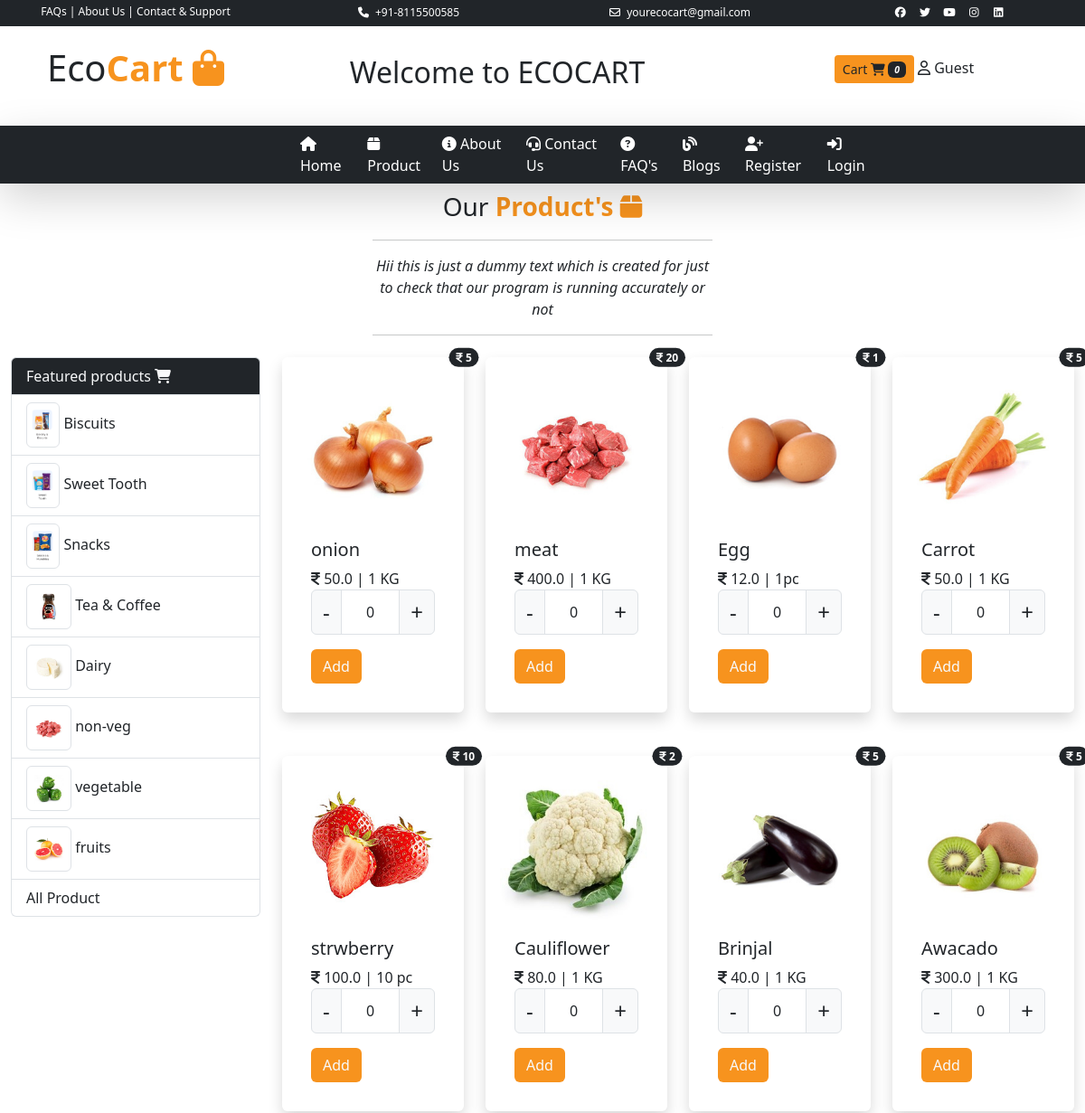
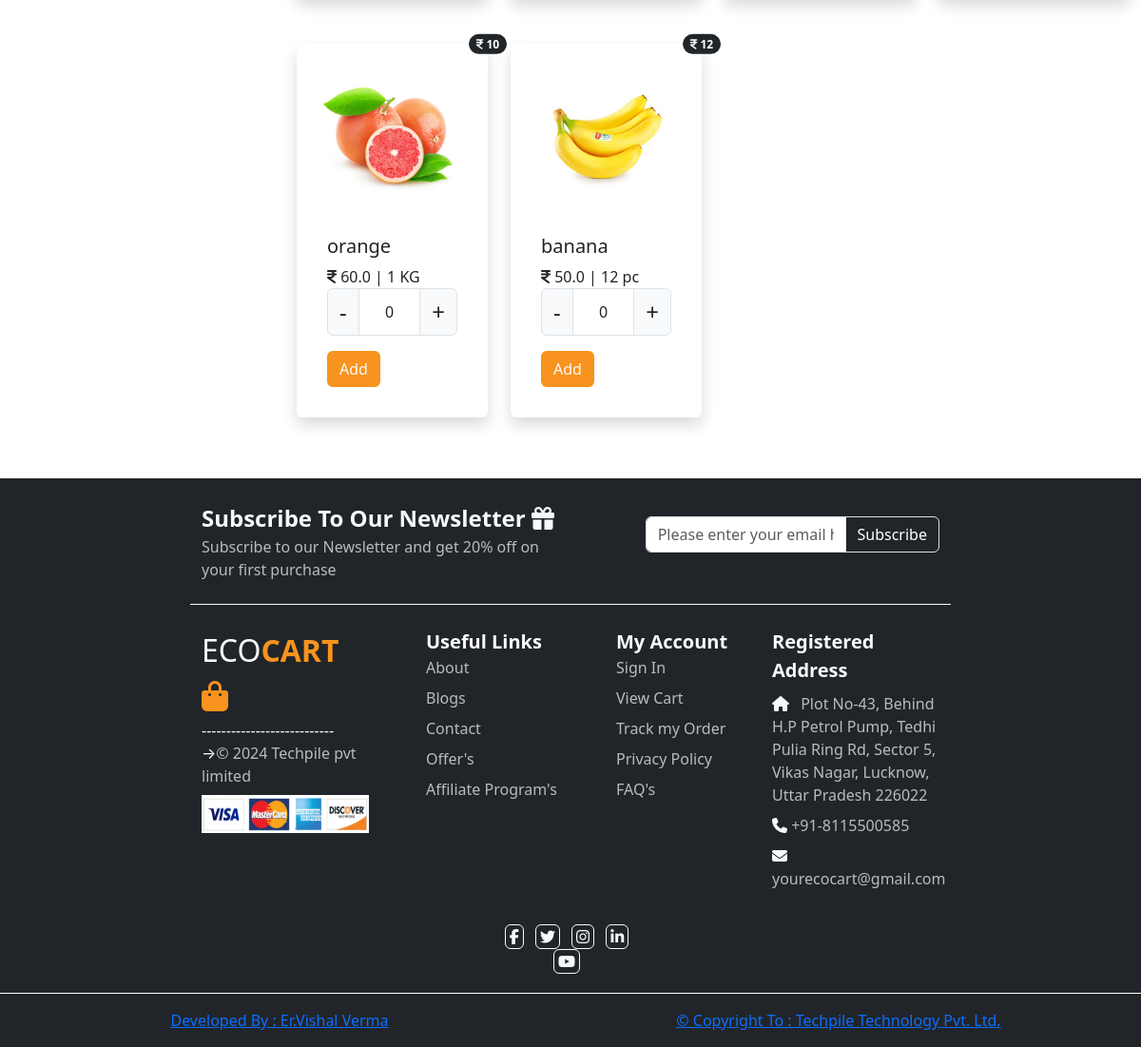
The app's page /product/ with its own data (2 pictures, top to bottom).
### user/models.py (models this page shows, shortened)
class tbl_category(models.Model):
    product_category=models.CharField(max_length=30,null=True)
    category_picture=models.ImageField(upload_to='static/category/',null=True)

class tbl_product(models.Model):
    product_name=models.CharField(max_length=100,null=True)
    category=models.ForeignKey(tbl_category,on_delete=models.CASCADE)
    price=models.FloatField(null=True)
    discount=models.IntegerField(null=True)
    quantity=models.CharField(max_length=20,null=True)
    product_image=models.ImageField(upload_to='static/product/',null=True)

### user/views.py (the view)
# urls.py: path('product/',views.product),
def product(request):
    cid=request.GET.get('pid')
    if cid is not None:
        pdata=tbl_product.objects.all().filter(category=cid)
    else:
        pdata = tbl_product.objects.all().order_by('-id')
    cdata=tbl_category.objects.all().order_by('-id')
    mydict={"categorydata":cdata,"productdata":pdata}
    return render(request,'product.html',mydict )

### templates/product.html (shortened to what this page needs)
{% extends 'base.html' %}
{% load static %}
{% block childpage %}
 <div class="row mb-2 ">
    <div class="col-sm-4 mx-auto text-center">
        <p class="fs-3 m-0 p-0 ">Our <b class="txt-colororange">Product's <i class="fas fa-box"></i></b></p>
        <hr/>
        <i>Hii this is just a dummy text which is
        created for just to check that our program is running accurately or not</i>
        <hr/>
    </div>
</div>
<div class="row">
    <div class="col-sm-3">
    <ul class="list-group">
        <li class="list-group-item bg-colorgreen text-light">
            Featured products <i class="fas fa-cart-shopping"></i>
        </li>
        {% for x in categorydata %}
        <li class="list-group-item ">
            <img src="../{{x.category_picture}}" class="img-thumbnail" style="height:50px;"/>
        <a href="/product?pid={{x.id}}" style="text-decoration:none;" class="text-dark">{{ x.product_category}}</a>
        </li>
        {% endfor %}
          <li class="list-group-item ">
        <a href="/product/" style="text-decoration:none;" class="text-dark">All Product</a>
        </li>
    </ul>
    </div>
    <div class="col-sm-9">
    <div class="row">
       {% for i in productdata %}
           <div class="col-sm-3">
               <div class="card border-0 shadow p-3 mb-5  rounded offers tran" >
                   <span class="position-absolute top-0 start-100 translate-middle badge rounded-pill bg-dark"> <i class="fa-solid fa-indian-rupee-sign"></i> {{i.discount}} <span class="visually-hidden">unread messages</span></span>
  <img src="../{{i.product_image}}" class="card-img-top" alt="...">
  <div class="card-body">
    <h5 class="card-title">{{i.product_name}}</h5>
    <p class="card-text p-0 m-0">
        <i class="fa-solid fa-indian-rupee-sign"></i>
        <span>{{i.price}}</span> | {{i.quantity}}
      <form action="/productcart/">
      <div class="input-group">
      <b class="input-group-text fs-4 " onclick="cminus{{i.id}}()">-</b>
        <input type="text"  value="0" name="pquantity" readonly class="form-control text-center " id="carttxt{{i.id}}"/>
      <b class="input-group-text fs-4" onclick="cplus{{i.id}}()">+</b>
  </div>
    </p>
    <input type="submit" value="Add" class="btn bg-colororange text-light"/>
  </div>
</div>
           </div>
{% endfor %}
    </div>
    </div>
</div>
{% endblock %}

### templates/base.html (shortened to what this page needs)
<!DOCTYPE html>
{% load static  %}
<html lang="en">
<head>
      <link href="{% static 'css/all.css' %}" rel="stylesheet"/>
    <link href="{% static 'css/bootstrap.css' %}" rel="stylesheet"/>
</head>
<body>
<div class="container-fluid">
    <div class="row t1  border-bottom border-dark  text-center py-1 text-bg-dark">
        <div class="col-sm-3 ">
            <a href="#">FAQs</a> |
            <a href="#">About Us</a> |
            <a href="#">Contact & Support</a>
        </div>
        <div class="col-sm-3">
              <i class="fa-solid fa-phone ico"></i>
             +91-8115500585
        </div>
        <div class="col-sm-3">
        <i class="fa-regular fa-envelope ico"></i>
        yourecocart@gmail.com
        </div>
        <div class="col-sm-3">
            <i class="fa-brands fa-facebook me-1 ico"></i>
            <i class="fa-brands fa-twitter me-1 ico"></i>
            <i class="fa-brands fa-youtube me-1 ico"></i>
            <i class="fa-brands fa-instagram me-1 ico"></i>
            <i class="fa-brands fa-linkedin ico"></i>
        </div>
    </div>
    <div class="row t2 text-center py-3 ">
        <div class="col-sm-3 fs-1">
            Eco<b class="txt-colororange">Cart <i class="fa-solid fa-bag-shopping"></i></b>
        </div>
        <div class="col-sm-5 py-3">
            {% if request.session.user %}
            <a href="/history/" class="btn btn-sm bg-colororange text-light">
                <i class="fas fa-history"></i> Order-history</a>
             <a href="/profile/" class="btn btn-sm bg-colororange text-light">
                 <i class="fas fa-user-circle"></i> My profile</a>
            {% else %}
            <h2 class="text-center">Welcome to ECOCART </h2>
            {% endif %}
        </div>
        <div class="col-sm-4 py-3 ">
            <a href="/cartitem/" class="btn btn-sm bg-colororange">Cart <i class="fa-solid fa-cart-shopping"></i>
            <i class="badge bg-dark">
                {% if request.session.user %}
                {{request.session.cartitems}}
                {% else %}
                0
                {% endif %}
            </i>
            </a>
            {% if request.session.user %}
             <img src="../{{request.session.userpic}}" height="35px" class="p-1 rounded-circle "/>
            <b>{{request.session.username}}</b>
            {% else %}
             <i class="fa-regular fa-user"></i> Guest
            {% endif %}
        </div>
    </div>
    <div class="row t3 bg-colorgreen mb-1 sticky-top shadow-lg" style="min-height:40px;">
    <div class="col-sm-3"></div>
    <div class="col-sm-7 ">
        <nav class="navbar navbar-expand-lg bg-body-tertiary p-0 " id="menu">
  <div class="container-fluid ">
    <div class="collapse navbar-collapse " id="navbarNav">
      <ul class="navbar-nav ">
        <li class="nav-item">
          <a class="nav-link active" aria-current="page" href="/home/"><i class="fa-solid fa-house"></i> Home</a>
        </li>
        <li class="nav-item">
          <a class="nav-link" href="/product/"><i class="fa-solid fa-box"></i> Product</a>
        </li>
        <li class="nav-item">
          <a class="nav-link" href="/about/"><i class="fa-solid fa-info-circle"></i> About Us</a>
        </li>
             <li class="nav-item">
          <a class="nav-link" href="/contact/"><i class="fas fa-headset"></i> Contact Us</a>
        </li>
          <li class="nav-item">
          <a class="nav-link" href="/faqs/"> <i class="fa-solid fa-question-circle"></i> FAQ's</a>
        </li>
         <li class="nav-item">
          <a class="nav-link" href="#"><i class="fa-solid fa-blog"></i> Blogs</a>
        </li>
       <li class="nav-item">
          <a class="nav-link" href="/register/"><i class="fa-solid fa-user-plus"></i> Register</a>
        </li>
          <li class="nav-item">
              {% if request.session.user %}
          <a class="nav-link" href="/logout/"><i class="fa-solid fa-power-off"></i> Logout</a>
              {% else %}
          <a class="nav-link" href="/login/"><i class="fa-solid fa-sign-in-alt"></i> Login</a>
              {% endif %}
        </li>
      </ul>
    </div>
  </div>
</nav>
    </div>
    <div class="col-sm-2"></div>
    </div>
<div class="row">
    <div class="col-sm-12 childpage" style="min-height:500px;">
        {% block childpage %}
        {% endblock %}
    </div>
</div>
<div class="row ufooter mt-3">
<div class="col-sm-2"></div>
<div class="col-sm-8">
    <div class="row u1 py-4 border-bottom border-light text-light">
<div class="col-sm-6 ">
    <b class=" fs-4 ">Subscribe To Our Newsletter <i class="fa-solid fa-gift brand "></i></b><br/>
    <span class="white orange">Subscribe to our Newsletter and get 20% off on your first purchase</span>
</div>
            <div class="col-sm-1"></div>
<div class="col-sm-5 pt-3">
<div class="input-group   rounded text-center">
        <input type="text"  placeholder="Please enter your email here....." class="form-control text-center " />
      <b class="input-group-text text-bg-dark " >Subscribe</b>
  </div>
</div>
    </div>
    <div class="row u2 text-light">
<div class="col-sm-3  pt-4">
    <span class="fs-2"> ECO<b class="txt-colororange">CART <i class="fa-solid fa-bag-shopping brand "></i></b>      </span>
    <br/><span class="orange">---------------------------</span><br/>
    &rarr;<span class="white">&copy 2024 Techpile pvt limited</span><br/>
    <img src="{% static 'images/ufooter/paypal.png' %}" style="height:40px;" class="img-fluid mt-2"/>
</div>
<div class="col-sm-3 ps-5  py-4">
   <div class="row ">
      <div class="col-sm-12">
        <b class="fs-5">Useful Links</b>
      </div>
   </div>
    <div class="row ">
        <div class="col-sm-12">
            <a href="#">About</a>
        </div>
    </div>
    <div class="row mt-2">
        <div class="col-sm-12">
            <a href="#">Blogs</a>
        </div>
    </div>
    <div class="row mt-2">
        <div class="col-sm-12">
            <a href="#">Contact</a>
        </div>
    </div>
    <div class="row mt-2">
        <div class="col-sm-12">
            <a href="#">Offer's</a>
        </div>
    </div>
 <div class="row  mt-2">
        <div class="col-sm-12">
            <a href="#">Affiliate Program's</a>
        </div>
    </div>
</div>
<div class="col-sm-3  ps-5  py-4">
       <div class="row ">
      <div class="col-sm-12 ">
          <b class="fs-5">My Account</b>
      </div>
   </div>
      <div class="row ">
        <div class="col-sm-12">
            <a href="#">Sign In</a>
        </div>
    </div>
    <div class="row mt-2">
        <div class="col-sm-12">
            <a href="#">View Cart</a>
        </div>
    </div>
    <div class="row mt-2">
        <div class="col-sm-12">
            <a href="#">Track my Order</a>
        </div>
    </div>
    <div class="row mt-2">
        <div class="col-sm-12">
            <a href="#">Privacy Policy</a>
        </div>
    </div>
      <div class="row mt-2">
        <div class="col-sm-12">
            <a href="#">FAQ's</a>
        </div>
    </div>
</div>
<div class="col-sm-3  py-4">
    <div class="row ">
        <div class="col-sm-12 pb-2">
            <b class="fs-5 ">Registered Address</b>
        </div>
    </div>
    <div class="row ">
        <div class="col-sm-12 "><i class="fa-solid fa-house icon"></i>
            <span class="white ps-2">Plot No-43, Behind H.P Petrol Pump,
            Tedhi Pulia Ring Rd, Sector 5,
            Vikas Nagar, Lucknow,
            Uttar Pradesh 226022</span>
        </div>
    </div>
<div class="row mt-2">
    <div class="col-sm-12 ">
<i class="fa-solid fa-phone icon"></i> <span class="white">+91-8115500585</span>
    </div>
</div>
    <div class="row mt-2">
    <div class="col-sm-12 ">
<i class="fa-solid fa-envelope icon"></i> <span class="white"> yourecocart@gmail.com</span>
    </div>
</div>
</div>
    </div>
    <div class="row u3 p-2">
        <div class="col-sm-3 text-center mx-auto py-1 mb-2 text-light ">
<i class="fab fa-facebook-f me-2 fico p-1 border border-light rounded"></i>
<i class="fab fa-twitter me-2 p-1 fico  border border-light rounded"></i>
<i class="fab fa-instagram me-2  fico p-1 border border-light rounded"></i>
<i class="fab fa-linkedin-in me-2 fico p-1  border border-light rounded"></i>
<i class="fab fa-youtube me-2  p-1 fico border border-light rounded"></i>
        </div>
    </div>
</div>
<div class="col-sm-2"></div>
</div>
<div class="row bfooter py-3">
   <div class="row">
       <div class="col-sm-6 text-light">
<a href="/portfolio/">
    Developed By : Er.Vishal Verma
    </a>
</div>
    <div class="col-sm-6 text-light">
     <a href="https://www.techpile.in">  &copy Copyright To : Techpile Technology Pvt. Ltd.</a>
    </div>
       </div>
</div>
</div>
</body>
</html>

### templates/base.html (style rules this page uses)
.bg-colorgreen { background:#212529 !important; }
.bg-colororange { background:#f7931e !important; }
.txt-colororange { color:#f7931e !important;; }
.t1 a { text-decoration:none; color:white; }
.t1 { font-size:12px; }
.ico { height:20px; width:20px; text-align:center; line-height:20px; transition:all .5s; border-radius:2px; }
#menu { background:transparent !important; }
#menu ul li a { color:white; }
.tran { transition:all .3s; }
.ufooter { min-height:300px; background:#212529; }
.bfooter { background:#212529; margin-top:1px; text-align:center; }
.u2 a { text-decoration:none; color:#bbbbbb; }
.white { color:#bbbbbb; }
.brand { transition:all .4s; }

### records on screen
tbl_category: category_picture (picture), product_category "Biscuits"
tbl_category: category_picture (picture), product_category "Sweet Tooth"
tbl_category: category_picture (picture), product_category "Snacks"
tbl_category: category_picture (picture), product_category "Tea & Coffee"
tbl_category: category_picture (picture), product_category "Dairy"
tbl_category: category_picture (picture), product_category "non-veg"
tbl_category: category_picture (picture), product_category "vegetable"
tbl_category: category_picture (picture), product_category "fruits"
tbl_product: discount "5", product_image (picture), product_name "onion", price "50.0", quantity "1 KG"
tbl_product: discount "20", product_image (picture), product_name "meat", price "400.0", quantity "1 KG"
tbl_product: discount "1", product_image (picture), product_name "Egg", price "12.0", quantity "1pc"
tbl_product: discount "5", product_image (picture), product_name "Carrot", price "50.0", quantity "1 KG"
tbl_product: discount "10", product_image (picture), product_name "strwberry", price "100.0", quantity "10 pc"
tbl_product: discount "2", product_image (picture), product_name "Cauliflower", price "80.0", quantity "1 KG"
tbl_product: discount "5", product_image (picture), product_name "Brinjal", price "40.0", quantity "1 KG"
tbl_product: discount "5", product_image (picture), product_name "Awacado", price "300.0", quantity "1 KG"
tbl_product: discount "10", product_image (picture), product_name "orange", price "60.0", quantity "1 KG"
tbl_product: discount "12", product_image (picture), product_name "banana", price "50.0", quantity "12 pc"
